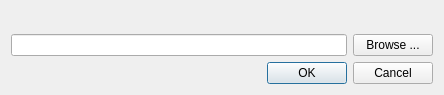
<?xml version="1.0" encoding="UTF-8"?>
<ui version="4.0">
 <class>InputPathDialog</class>
 <widget class="QDialog" name="InputPathDialog">
  <property name="geometry">
   <rect>
    <x>0</x>
    <y>0</y>
    <width>444</width>
    <height>95</height>
   </rect>
  </property>
  <property name="sizePolicy">
   <sizepolicy hsizetype="Fixed" vsizetype="Fixed">
    <horstretch>0</horstretch>
    <verstretch>0</verstretch>
   </sizepolicy>
  </property>
  <property name="windowTitle">
   <string>Dialog</string>
  </property>
  <layout class="QVBoxLayout" name="verticalLayout">
   <item>
    <widget class="QLabel" name="text">
     <property name="text">
      <string/>
     </property>
    </widget>
   </item>
   <item>
    <widget class="QWidget" name="widget" native="true">
     <layout class="QHBoxLayout" name="horizontalLayout">
      <property name="margin">
       <number>0</number>
      </property>
      <item>
       <widget class="QLineEdit" name="path"/>
      </item>
      <item>
       <widget class="QPushButton" name="browseButton">
        <property name="text">
         <string>Browse ...</string>
        </property>
       </widget>
      </item>
     </layout>
    </widget>
   </item>
   <item>
    <widget class="QDialogButtonBox" name="buttonBox">
     <property name="orientation">
      <enum>Qt::Horizontal</enum>
     </property>
     <property name="standardButtons">
      <set>QDialogButtonBox::Cancel|QDialogButtonBox::Ok</set>
     </property>
    </widget>
   </item>
  </layout>
 </widget>
 <resources/>
 <connections>
  <connection>
   <sender>buttonBox</sender>
   <signal>accepted()</signal>
   <receiver>InputPathDialog</receiver>
   <slot>accept()</slot>
   <hints>
    <hint type="sourcelabel">
     <x>248</x>
     <y>254</y>
    </hint>
    <hint type="destinationlabel">
     <x>157</x>
     <y>274</y>
    </hint>
   </hints>
  </connection>
  <connection>
   <sender>buttonBox</sender>
   <signal>rejected()</signal>
   <receiver>InputPathDialog</receiver>
   <slot>reject()</slot>
   <hints>
    <hint type="sourcelabel">
     <x>316</x>
     <y>260</y>
    </hint>
    <hint type="destinationlabel">
     <x>286</x>
     <y>274</y>
    </hint>
   </hints>
  </connection>
 </connections>
</ui>
